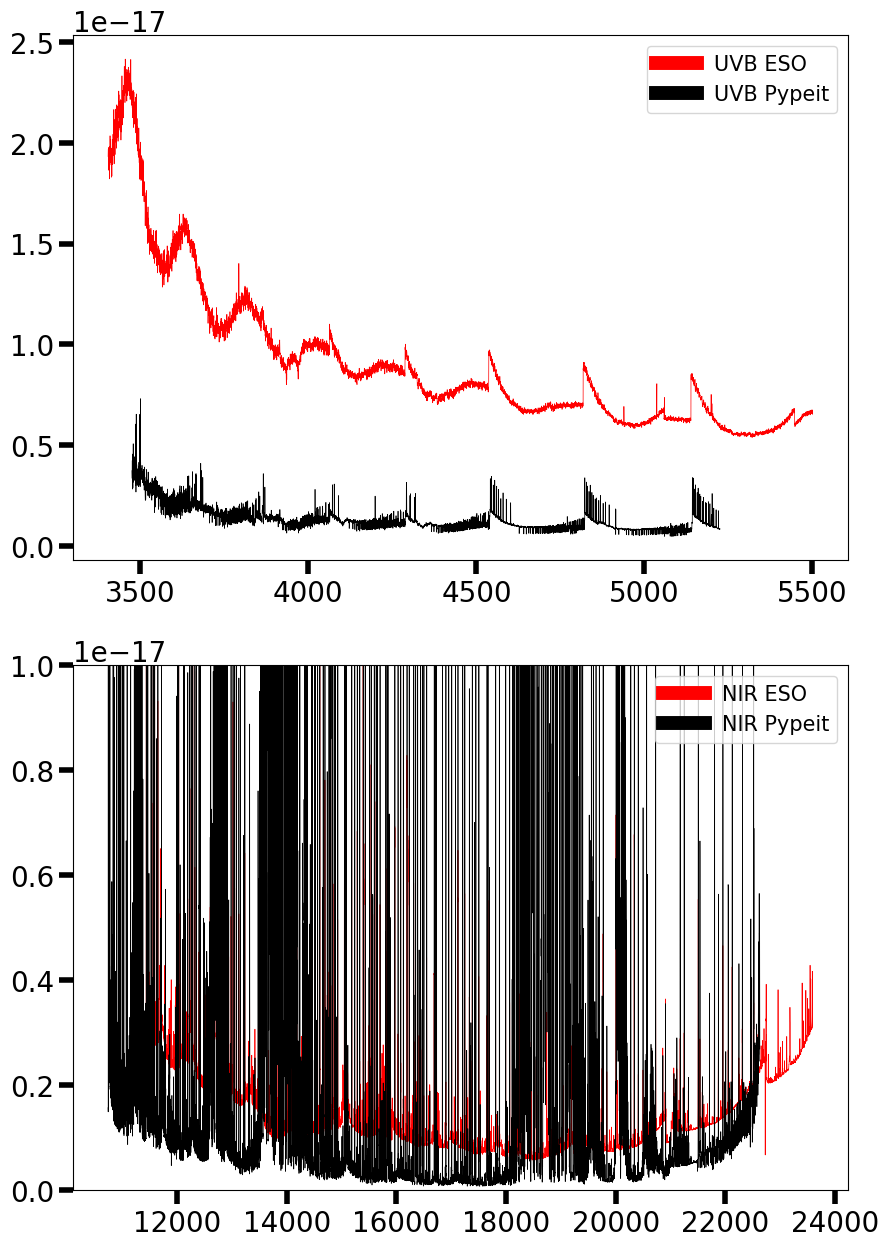

Reproduce this figure in Python.
# code used to produce plots of the reduced and calibrated X - Shooter AT2017gfo spectrum
# that was produced using 'PypeIt'
# The building blocks for this code was helpfully provided by Tom Reynolds (NBI)

# this is the script used to produce a smaller version of the full scale plot for the thesis
# it is only provided for refference. For the full scale plot, see the ATcompared_var.py script

from astropy.io import fits
import numpy as np
import matplotlib.pyplot as plt

linewidth=0.5

# Load many files

def DatReader(filePath):
        return np.loadtxt(filePath, unpack=True)

NIReso = DatReader(
    "../NIR_AT2017gfo_ENGRAVE_v1.0_XSHOOTER_MJD-57983.969_Phase+1.43d.dat",
    )
VISeso = DatReader(
    "../VIS_AT2017gfo_ENGRAVE_v1.0_XSHOOTER_MJD-57983.969_Phase+1.43d.dat",
    )
UVBeso = DatReader(
    "../UVB_AT2017gfo_ENGRAVE_v1.0_XSHOOTER_MJD-57983.969_Phase+1.43d.dat",
    )
def FitsReader(filePath):
        spec_file_f = filePath
        spec_f = fits.getdata(spec_file_f,1)
        return np.array([spec_f.field("wave"),spec_f.field("ivar")])



NIRpypeIt = FitsReader("../AT2017gfoNIR_tellcorr.fits")
VISpypeIt = FitsReader("../AT2017gfoVIS_tellcorr.fits")
UVBpypeIt = FitsReader("../AT2017gfoUVB.fits")


# cut off the ends where errors explode due to noise:
CUTOFF_INDEX = 2000

NIResoCutWave = NIReso[0][CUTOFF_INDEX:len(NIReso[0])-CUTOFF_INDEX]
VISesoCutWave = VISeso[0][CUTOFF_INDEX:len(VISeso[0])-CUTOFF_INDEX]
UVBesoCutWave = UVBeso[0][CUTOFF_INDEX:len(UVBeso[0])-CUTOFF_INDEX]

NIResoVar = NIReso[3][CUTOFF_INDEX:len(NIReso[3])-CUTOFF_INDEX]
VISesoVar = VISeso[3][CUTOFF_INDEX:len(VISeso[3])-CUTOFF_INDEX]
UVBesoVar = UVBeso[3][CUTOFF_INDEX:len(UVBeso[3])-CUTOFF_INDEX]

NIRpypeItCutWave = NIRpypeIt[0][CUTOFF_INDEX:len(NIRpypeIt[0])-CUTOFF_INDEX]
VISpypeItCutWave = VISpypeIt[0][CUTOFF_INDEX:len(VISpypeIt[0])-CUTOFF_INDEX]
UVBpypeItCutWave = UVBpypeIt[0][CUTOFF_INDEX:len(UVBpypeIt[0])-CUTOFF_INDEX]

NIRpypeItvar = NIRpypeIt[1][CUTOFF_INDEX:len(NIRpypeIt[1])-CUTOFF_INDEX]
VISpypeItvar = VISpypeIt[1][CUTOFF_INDEX:len(VISpypeIt[1])-CUTOFF_INDEX]
UVBpypeItvar = UVBpypeIt[1][CUTOFF_INDEX:len(UVBpypeIt[1])-CUTOFF_INDEX]


# pypeit format is 1/var:
NIRpypeItvar = (1/NIRpypeItvar) * 1E-17
VISpypeItvar = (1/VISpypeItvar) * 1E-17
UVBpypeItvar = (1/UVBpypeItvar) * 1E-17
	      
    
fig,(ax1,ax3)=plt.subplots(2,1,figsize=(10,15))

ax1.plot(UVBesoCutWave,UVBesoVar,lw=linewidth,color="r",label="UVB ESO")
ax1.plot(UVBpypeItCutWave,UVBpypeItvar,lw=linewidth,color="k",label="UVB Pypeit")
#ax1.axes.set_ylim(np.min(UVBpypeIt[1]),np.max(UVBpypeIt[1]))


#ax2.plot(VISesoCutWave,VISesoVar,lw=linewidth,color="r",label="VIS ESO")
#ax2.plot(VISpypeItCutWave,VISpypeItvar,lw=linewidth,color="k",label="VIS Pypeit")
#ax2.axes.set_ylim(0.0E-17,1.5E-17)

ax3.plot(NIResoCutWave,NIResoVar,lw=linewidth,color="r",label="NIR ESO")
ax3.plot(NIRpypeItCutWave,NIRpypeItvar,lw=linewidth,color="k",label="NIR Pypeit")
ax3.axes.set_ylim(0.0E-17,1.0E-17)

#fig.supxlabel("Observed Wavelength (Å)", y=0.05 ,fontsize=14)
#fig.supylabel("Flux-error (erg/s/cm²/Å))",fontsize=14)

for ax in (ax1,ax3):
	ax.tick_params(length=10, width=4,labelsize=20)
	for i in ax.legend(fontsize=15).get_lines(): i.set_linewidth(10)
	ax.yaxis.get_offset_text().set_fontsize(20)


plt.savefig("./ATcompared_var_thesisSnippet.png",bbox_inches="tight",facecolor="white")
plt.show()
